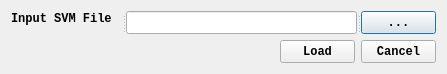
<?xml version="1.0" encoding="UTF-8"?>
<ui version="4.0">
 <class>LoadSVMDlg</class>
 <widget class="QDialog" name="LoadSVMDlg">
  <property name="geometry">
   <rect>
    <x>0</x>
    <y>0</y>
    <width>447</width>
    <height>72</height>
   </rect>
  </property>
  <property name="font">
   <font>
    <family>Consolas</family>
    <weight>75</weight>
    <bold>true</bold>
   </font>
  </property>
  <property name="windowTitle">
   <string>Load SVM Classifier</string>
  </property>
  <property name="windowOpacity">
   <double>0.950000000000000</double>
  </property>
  <layout class="QVBoxLayout" name="verticalLayout">
   <item>
    <widget class="QSplitter" name="splitter_2">
     <property name="orientation">
      <enum>Qt::Horizontal</enum>
     </property>
     <widget class="QLabel" name="label_2">
      <property name="minimumSize">
       <size>
        <width>111</width>
        <height>16</height>
       </size>
      </property>
      <property name="maximumSize">
       <size>
        <width>111</width>
        <height>16</height>
       </size>
      </property>
      <property name="text">
       <string>Input SVM File</string>
      </property>
     </widget>
     <widget class="QLineEdit" name="svmFile">
      <property name="readOnly">
       <bool>true</bool>
      </property>
     </widget>
     <widget class="QPushButton" name="svmBtn">
      <property name="minimumSize">
       <size>
        <width>75</width>
        <height>23</height>
       </size>
      </property>
      <property name="maximumSize">
       <size>
        <width>75</width>
        <height>23</height>
       </size>
      </property>
      <property name="text">
       <string>...</string>
      </property>
     </widget>
    </widget>
   </item>
   <item>
    <layout class="QHBoxLayout" name="horizontalLayout">
     <item>
      <spacer name="horizontalSpacer">
       <property name="orientation">
        <enum>Qt::Horizontal</enum>
       </property>
       <property name="sizeHint" stdset="0">
        <size>
         <width>40</width>
         <height>20</height>
        </size>
       </property>
      </spacer>
     </item>
     <item>
      <widget class="QPushButton" name="loadBtn">
       <property name="minimumSize">
        <size>
         <width>75</width>
         <height>23</height>
        </size>
       </property>
       <property name="maximumSize">
        <size>
         <width>75</width>
         <height>23</height>
        </size>
       </property>
       <property name="text">
        <string>Load</string>
       </property>
      </widget>
     </item>
     <item>
      <widget class="QPushButton" name="cancelBtn">
       <property name="minimumSize">
        <size>
         <width>75</width>
         <height>23</height>
        </size>
       </property>
       <property name="maximumSize">
        <size>
         <width>75</width>
         <height>23</height>
        </size>
       </property>
       <property name="text">
        <string>Cancel</string>
       </property>
      </widget>
     </item>
    </layout>
   </item>
  </layout>
 </widget>
 <layoutdefault spacing="6" margin="11"/>
 <resources/>
 <connections/>
</ui>
